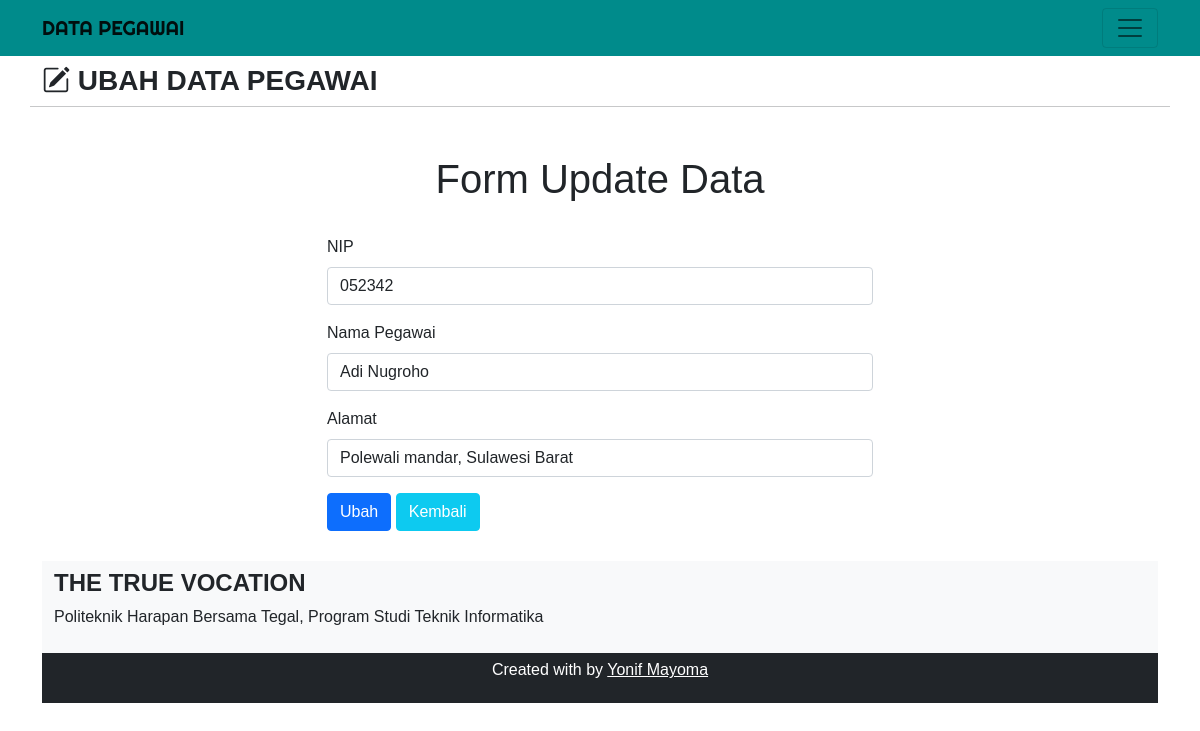
Page /update.php?id=7 on the committed database.
### tables this page shows
CREATE TABLE `tbl_pegawai` (
  `id` int(11) NOT NULL,
  `nip` varchar(30) NOT NULL,
  `nama` varchar(255) NOT NULL,
  `alamat` varchar(255) NOT NULL
);

### update.php (the view, shortened to what this page needs)
<?php
  include "koneksi.php";
?>
<!DOCTYPE html>
<head>
    <link href="https://cdn.jsdelivr.net/npm/bootstrap@5.0.0-beta2/dist/css/bootstrap.min.css" rel="stylesheet">
    <link rel="stylesheet" href="https://cdn.jsdelivr.net/npm/bootstrap-icons@1.4.0/font/bootstrap-icons.css">
    <link rel="stylesheet" href="css/style.css">
</head>
<body>
    <nav class="navbar navbar-light" style="background-color: #008B8B; text-uppercase">
        <div class="container">
            <a class="navbar-brand" href="index.php">DATA PEGAWAI</a>
            <button class="navbar-toggler" type="button" data-bs-toggle="collapse" data-bs-target="#navbarNav" aria-controls="navbarNav" aria-expanded="false" aria-label="Toggle navigation">
                <span class="navbar-toggler-icon"></span>
            </button>
        </div>
    </nav>
    <div class="container">
        <div class="row my-2">
            <div class="col-md">
                <h3 class="fw-bold text-uppercase"><i class="bi bi-pencil-square"></i>&nbsp;Ubah Data Pegawai</h3>
            </div>
            <hr>
        </div>
<body>
  <?php
    $id = $_GET['id'];
    $query = "SELECT * FROM tbl_pegawai WHERE id = $id";
    $result = mysqli_query($koneksi, $query);
    foreach($result as $data) {
  ?>
  <section class="row">
    <div class="col-md-6 offset-md-3 align-self-center">
      <h1 class="text-center mt-4">Form Update Data</h1><br>
      <form method="POST">
        <div class="mb-3">
          <label for="inputNIP" class="form-label">NIP</label>
          <input type="text" class="form-control" id="inputNIP" value="<?= $data['nip'] ?>" name="nip" placeholder="Masukan NIP">
        </div>
        <div class="mb-3">
          <label for="inputNama" class="form-label">Nama Pegawai</label>
          <input type="text" class="form-control" id="inputNama" value="<?= $data['nama'] ?>" name="nama" placeholder="Masukan Nama Pegawai">
        </div>
        <div class="mb-3">
          <label for="inputAlamat" class="form-label">Alamat</label>
          <input type="text" class="form-control" id="inputAlamat" value="<?= $data['alamat'] ?>" name="alamat" placeholder="Masukan Alamat Pegawai">
        </div>
        <input name="rekam" type="submit" class="btn btn-primary" value="Ubah">
        <a href="index.php" type="button" class="btn btn-info text-white">Kembali</a>
      </form>
    </div>
  </section>
  <?php } ?>
    <div class="container-fluid" style="margin-top: 30px;">
        <div class="row bg-light" style="background-color: #008B8B;text-white">
            <div class="col-md-6 my-2" id="about">
                <h4 class="fw-bold text-uppercase">The True Vocation</h4>
                <p>Politeknik Harapan Bersama Tegal, Program Studi Teknik Informatika</p>
            </div>
        </div>
    </div>
    <footer class="bg-dark text-white text-center" style="padding: 5px;">
        <p>Created with <i class="&copy" style="color: red;"></i> by <u style="color: #fff;">Yonif Mayoma</u></p>
    </footer>
</body>
</html>

### style.css (style rules this page uses)
body { font-family: 'Gill Sans', 'Gill Sans MT', Calibri, 'Trebuchet MS', sans-serif; }
.navbar-brand { font-family: 'Righteous', cursive; }

### rows in the picture
tbl_pegawai: nip "052342", nama "Adi Nugroho", alamat "Polewali mandar, Sulawesi Barat"
